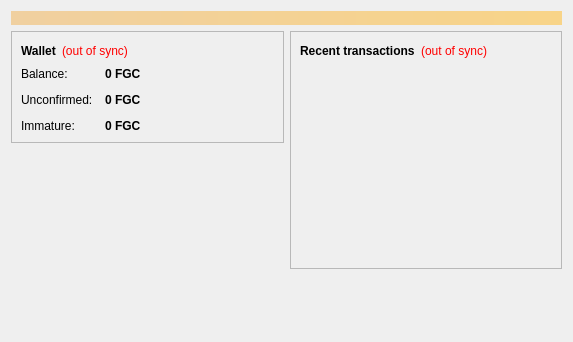
<?xml version="1.0" encoding="UTF-8"?>
<ui version="4.0">
 <class>OverviewPage</class>
 <widget class="QWidget" name="OverviewPage">
  <property name="geometry">
   <rect>
    <x>0</x>
    <y>0</y>
    <width>573</width>
    <height>342</height>
   </rect>
  </property>
  <property name="windowTitle">
   <string>Form</string>
  </property>
  <layout class="QVBoxLayout" name="topLayout">
   <item>
    <widget class="QLabel" name="labelAlerts">
     <property name="visible">
      <bool>false</bool>
     </property>
     <property name="styleSheet">
      <string notr="true">background-color: qlineargradient(x1: 0, y1: 0, x2: 1, y2: 0, stop:0 #F0D0A0, stop:1 #F8D488); color:#000000;</string>
     </property>
     <property name="wordWrap">
      <bool>true</bool>
     </property>
     <property name="margin">
      <number>3</number>
     </property>
    </widget>
   </item>
   <item>
    <layout class="QHBoxLayout" name="horizontalLayout" stretch="1,1">
     <item>
      <layout class="QVBoxLayout" name="verticalLayout_2">
       <item>
        <widget class="QFrame" name="frame">
         <property name="frameShape">
          <enum>QFrame::StyledPanel</enum>
         </property>
         <property name="frameShadow">
          <enum>QFrame::Raised</enum>
         </property>
         <layout class="QVBoxLayout" name="verticalLayout_4">
          <item>
           <layout class="QHBoxLayout" name="horizontalLayout_4">
            <item>
             <widget class="QLabel" name="label_5">
              <property name="font">
               <font>
                <weight>75</weight>
                <bold>true</bold>
               </font>
              </property>
              <property name="text">
               <string>Wallet</string>
              </property>
             </widget>
            </item>
            <item>
             <widget class="QLabel" name="labelWalletStatus">
              <property name="toolTip">
               <string>The displayed information may be out of date. Your wallet automatically synchronizes with the FrogCoin network after a connection is established, but this process has not completed yet.</string>
              </property>
              <property name="styleSheet">
               <string notr="true">QLabel { color: red; }</string>
              </property>
              <property name="text">
               <string notr="true">(out of sync)</string>
              </property>
              <property name="alignment">
               <set>Qt::AlignLeading|Qt::AlignLeft|Qt::AlignVCenter</set>
              </property>
             </widget>
            </item>
            <item>
             <spacer name="horizontalSpacer_2">
              <property name="orientation">
               <enum>Qt::Horizontal</enum>
              </property>
              <property name="sizeHint" stdset="0">
               <size>
                <width>40</width>
                <height>20</height>
               </size>
              </property>
             </spacer>
            </item>
           </layout>
          </item>
          <item>
           <layout class="QFormLayout" name="formLayout_2">
            <property name="fieldGrowthPolicy">
             <enum>QFormLayout::AllNonFixedFieldsGrow</enum>
            </property>
            <property name="horizontalSpacing">
             <number>12</number>
            </property>
            <property name="verticalSpacing">
             <number>12</number>
            </property>
            <item row="0" column="0">
             <widget class="QLabel" name="label">
              <property name="text">
               <string>Balance:</string>
              </property>
             </widget>
            </item>
            <item row="0" column="1">
             <widget class="QLabel" name="labelBalance">
              <property name="font">
               <font>
                <weight>75</weight>
                <bold>true</bold>
               </font>
              </property>
              <property name="cursor">
               <cursorShape>IBeamCursor</cursorShape>
              </property>
              <property name="toolTip">
               <string>Your current balance</string>
              </property>
              <property name="text">
               <string notr="true">0 FGC</string>
              </property>
              <property name="textInteractionFlags">
               <set>Qt::LinksAccessibleByMouse|Qt::TextSelectableByKeyboard|Qt::TextSelectableByMouse</set>
              </property>
             </widget>
            </item>
            <item row="1" column="0">
             <widget class="QLabel" name="label_3">
              <property name="text">
               <string>Unconfirmed:</string>
              </property>
             </widget>
            </item>
            <item row="1" column="1">
             <widget class="QLabel" name="labelUnconfirmed">
              <property name="font">
               <font>
                <weight>75</weight>
                <bold>true</bold>
               </font>
              </property>
              <property name="cursor">
               <cursorShape>IBeamCursor</cursorShape>
              </property>
              <property name="toolTip">
               <string>Total of transactions that have yet to be confirmed, and do not yet count toward the current balance</string>
              </property>
              <property name="text">
               <string notr="true">0 FGC</string>
              </property>
              <property name="textInteractionFlags">
               <set>Qt::LinksAccessibleByMouse|Qt::TextSelectableByKeyboard|Qt::TextSelectableByMouse</set>
              </property>
             </widget>
            </item>
            <item row="2" column="0">
             <widget class="QLabel" name="labelImmatureText">
              <property name="text">
               <string>Immature:</string>
              </property>
             </widget>
            </item>
            <item row="2" column="1">
             <widget class="QLabel" name="labelImmature">
              <property name="font">
               <font>
                <weight>75</weight>
                <bold>true</bold>
               </font>
              </property>
              <property name="toolTip">
               <string>Mined balance that has not yet matured</string>
              </property>
              <property name="text">
               <string notr="true">0 FGC</string>
              </property>
              <property name="textInteractionFlags">
               <set>Qt::LinksAccessibleByMouse|Qt::TextSelectableByKeyboard|Qt::TextSelectableByMouse</set>
              </property>
             </widget>
            </item>
           </layout>
          </item>
         </layout>
        </widget>
       </item>
       <item>
        <spacer name="verticalSpacer">
         <property name="orientation">
          <enum>Qt::Vertical</enum>
         </property>
         <property name="sizeHint" stdset="0">
          <size>
           <width>20</width>
           <height>40</height>
          </size>
         </property>
        </spacer>
       </item>
        <item>
         <widget class="QLabel" name="label_wallet_bgcoin">
          <property name="text">
           <string/>
          </property>
          <property name="pixmap">
           <pixmap resource="../bitcoin.qrc">:/images/wallet_bgcoin</pixmap>
          </property>
          <property name="scaledContents">
           <bool>false</bool>
          </property>
          <property name="alignment">
           <set>Qt::AlignCenter</set>
          </property>
          <property name="margin">
           <number>-2</number>
          </property>
         </widget>
        </item>
        <item>
         <widget class="QLabel" name="label_6">
          <property name="text">
           <string/>
          </property>
         </widget>
        </item>
      </layout>
     </item>
     <item>
      <layout class="QVBoxLayout" name="verticalLayout_3">
       <item>
        <widget class="QFrame" name="frame_2">
         <property name="frameShape">
          <enum>QFrame::StyledPanel</enum>
         </property>
         <property name="frameShadow">
          <enum>QFrame::Raised</enum>
         </property>
         <layout class="QVBoxLayout" name="verticalLayout">
          <item>
           <layout class="QHBoxLayout" name="horizontalLayout_2">
            <item>
             <widget class="QLabel" name="label_4">
              <property name="text">
               <string>&lt;b&gt;Recent transactions&lt;/b&gt;</string>
              </property>
             </widget>
            </item>
            <item>
             <widget class="QLabel" name="labelTransactionsStatus">
              <property name="toolTip">
               <string>The displayed information may be out of date. Your wallet automatically synchronizes with the FrogCoin network after a connection is established, but this process has not completed yet.</string>
              </property>
              <property name="styleSheet">
               <string notr="true">QLabel { color: red; }</string>
              </property>
              <property name="text">
               <string notr="true">(out of sync)</string>
              </property>
              <property name="alignment">
               <set>Qt::AlignRight|Qt::AlignTrailing|Qt::AlignVCenter</set>
              </property>
             </widget>
            </item>
            <item>
             <spacer name="horizontalSpacer">
              <property name="orientation">
               <enum>Qt::Horizontal</enum>
              </property>
              <property name="sizeHint" stdset="0">
               <size>
                <width>40</width>
                <height>20</height>
               </size>
              </property>
             </spacer>
            </item>
           </layout>
          </item>
          <item>
           <widget class="QListView" name="listTransactions">
            <property name="styleSheet">
             <string notr="true">QListView { background: transparent; }</string>
            </property>
            <property name="frameShape">
             <enum>QFrame::NoFrame</enum>
            </property>
            <property name="verticalScrollBarPolicy">
             <enum>Qt::ScrollBarAlwaysOff</enum>
            </property>
            <property name="horizontalScrollBarPolicy">
             <enum>Qt::ScrollBarAlwaysOff</enum>
            </property>
            <property name="selectionMode">
             <enum>QAbstractItemView::NoSelection</enum>
            </property>
           </widget>
          </item>
         </layout>
        </widget>
       </item>
       <item>
        <spacer name="verticalSpacer_2">
         <property name="orientation">
          <enum>Qt::Vertical</enum>
         </property>
         <property name="sizeHint" stdset="0">
          <size>
           <width>20</width>
           <height>40</height>
          </size>
         </property>
        </spacer>
       </item>
      </layout>
     </item>
    </layout>
   </item>
  </layout>
 </widget>
 <resources/>
 <connections/>
</ui>
